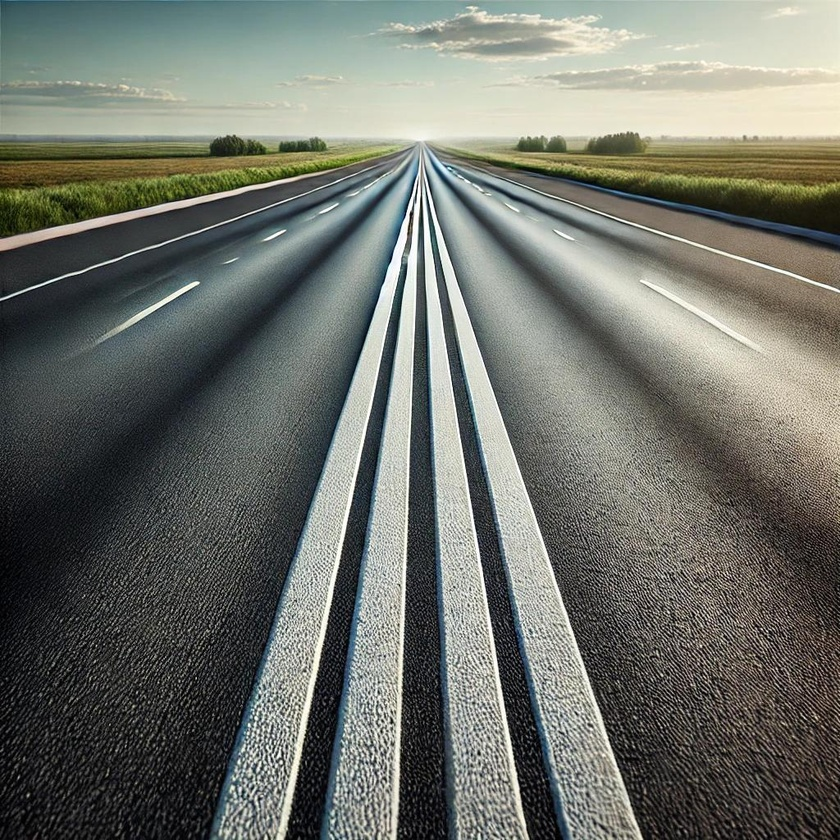
#> input picture LaneDetection/road_sample.jpg, 840 x 840 px, shrunk from 1024 x 1024 before the run
$ python lane_detection.py
#> lines starting #> are read from the running program, lines starting #| are printed output that depends on the picture; after the words box and inside, x2 and y2 are one past the last pixel; in counts of white or black regions, pixels touching at a corner belong together
import cv2
import numpy as np
import matplotlib.pyplot as plt

def load_image(file_path):
    # Load and return the original image
    image = cv2.imread(file_path)
    return image

def convert_to_grayscale(image):
    # Convert image to grayscale
    return cv2.cvtColor(image, cv2.COLOR_BGR2GRAY)

def apply_gaussian_blur(image):
    # Apply Gaussian Blur to reduce noise
    return cv2.GaussianBlur(image, (5, 5), 0)

def detect_edges(image):
    # Detect edges using Canny Edge Detection
    return cv2.Canny(image, 50, 150)

def define_region_of_interest(image):
    # Define a polygon mask for the lane area
    height, width = image.shape
    mask = np.zeros_like(image)

    # Define a triangular region for the lane area
    polygon = np.array([[
        (0, height),
        (width, height),
        (width // 2, height // 2)
    ]], np.int32)

    cv2.fillPoly(mask, polygon, 255)
    masked_image = cv2.bitwise_and(image, mask)
    return masked_image

def detect_lines(image):
    # Use Hough Transform to detect lines
    return cv2.HoughLinesP(
        image,
        rho=1,
        theta=np.pi / 180,
        threshold=50,
        minLineLength=100,
        maxLineGap=50
    )

def draw_lines(image, lines):
    # Draw lines on the image
    line_image = np.zeros_like(image)
    if lines is not None:
        for line in lines:
            x1, y1, x2, y2 = line[0]
            cv2.line(line_image, (x1, y1), (x2, y2), (255, 0, 0), 10)
    combined_image = cv2.addWeighted(image, 0.8, line_image, 1, 1)
    return combined_image

def lane_detection_pipeline(file_path):
    # Lane detection pipeline function
    image = load_image(file_path)
#> in load_image, image is the input picture: shape (840, 840, 3); mean B, G, R 106.8, 114.2, 111.3
    gray = convert_to_grayscale(image)
#> in convert_to_grayscale, `return cv2.cvtColor(image, cv2.COLOR_BGR2GRAY)`:
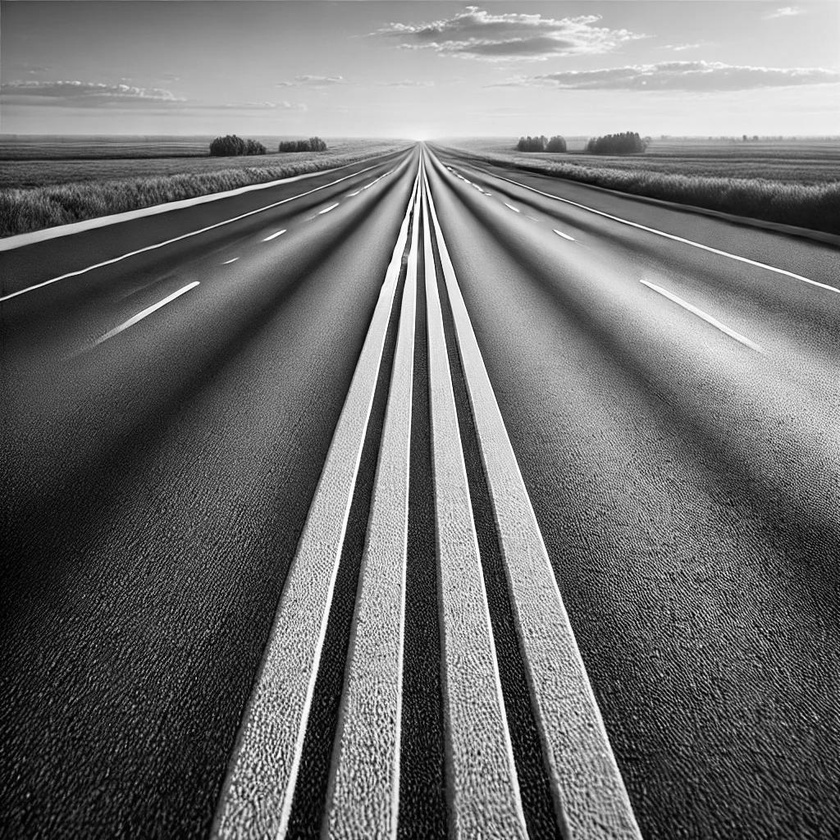
#> returned value: shape (840, 840); min 0, max 255, mean 112.5
    blur = apply_gaussian_blur(gray)
    edges = detect_edges(blur)
#> in detect_edges, `return cv2.Canny(image, 50, 150)`:
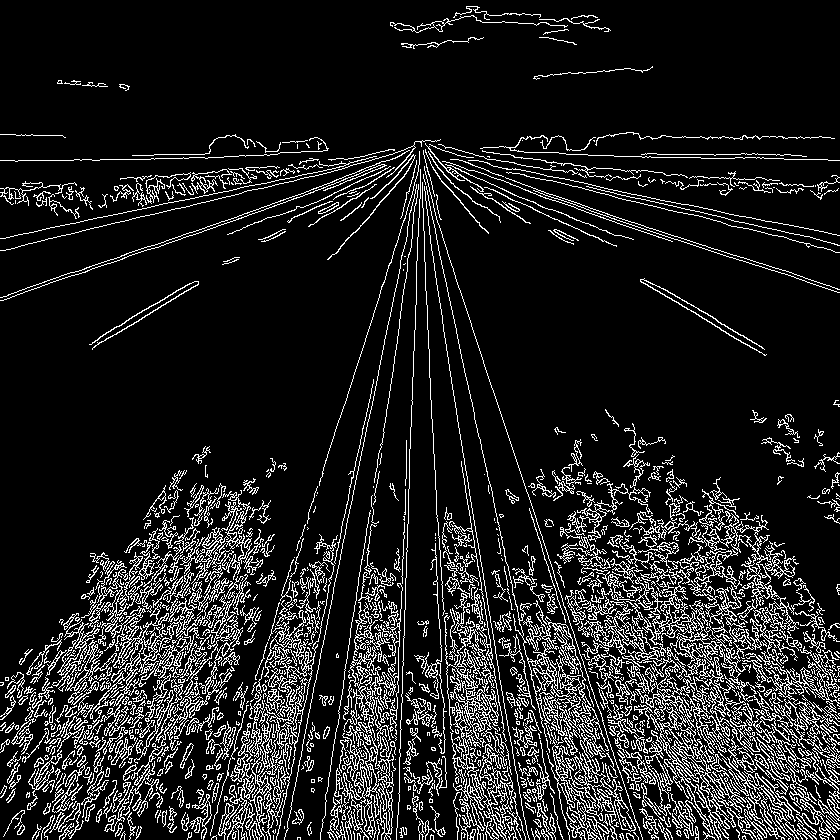
#> returned value: shape (840, 840); 12.6% white in thin lines or dots
    roi = define_region_of_interest(edges)
#> in define_region_of_interest, `cv2.fillPoly(mask, polygon, 255)`:
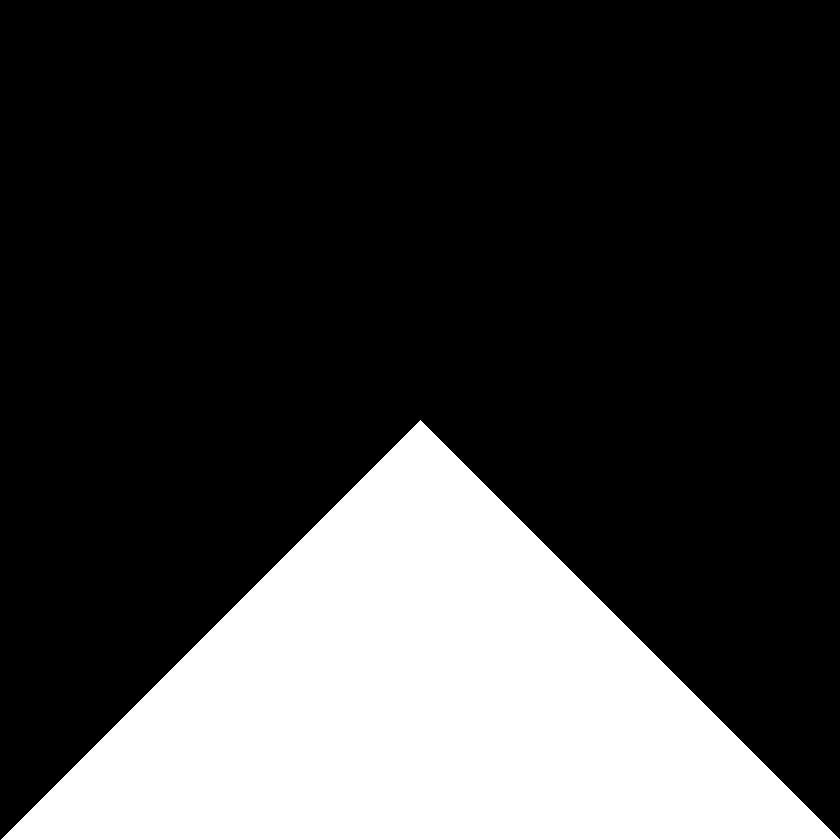
#> mask: shape (840, 840); 25% white; 1 white region, box (x1, y1, x2, y2) and area: (1, 420, 840, 840) 176400
#> in define_region_of_interest, `masked_image = cv2.bitwise_and(image, mask)`:
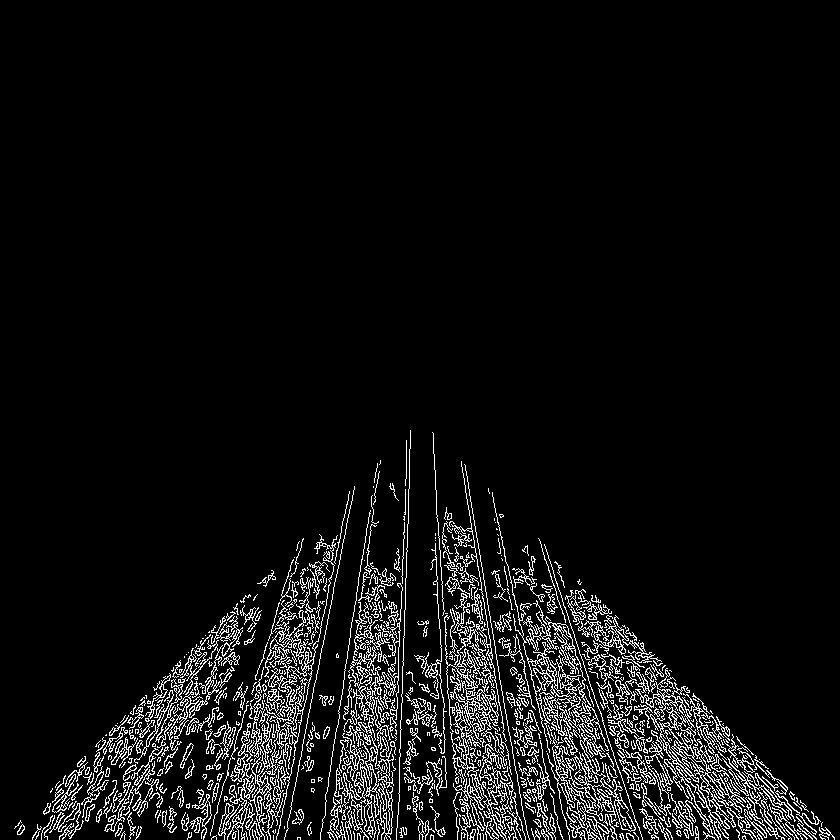
#> masked_image: shape (840, 840); 6.3% white in thin lines or dots, all inside (x1, y1, x2, y2) = (14, 430, 835, 840)
    lines = detect_lines(roi)
#> lines = 232 rows, first 6: [100, 748, 821, 824], [124, 717, 762, 762], [52, 801, 826, 828], [105, 735, 806, 809], [257, 594, 822, 822], [98, 749, 821, 825]
    lane_image = draw_lines(image, lines)
#> the loop in draw_lines, `for line in lines:` made 232 passes
#> after the loop in draw_lines, `for line in lines:`:
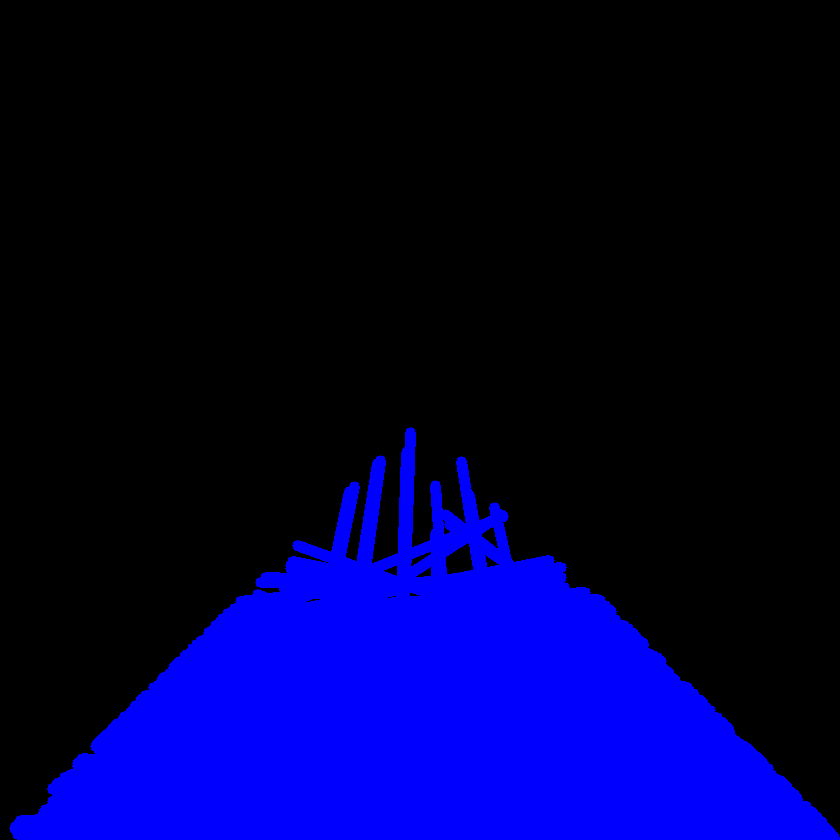
#> line_image: shape (840, 840, 3); mean of channels 0, 1, 2 60.5, 0, 0; drawn as B, G, R
#> in draw_lines, `combined_image = cv2.addWeighted(image, 0.8, line_image, 1, 1)`:
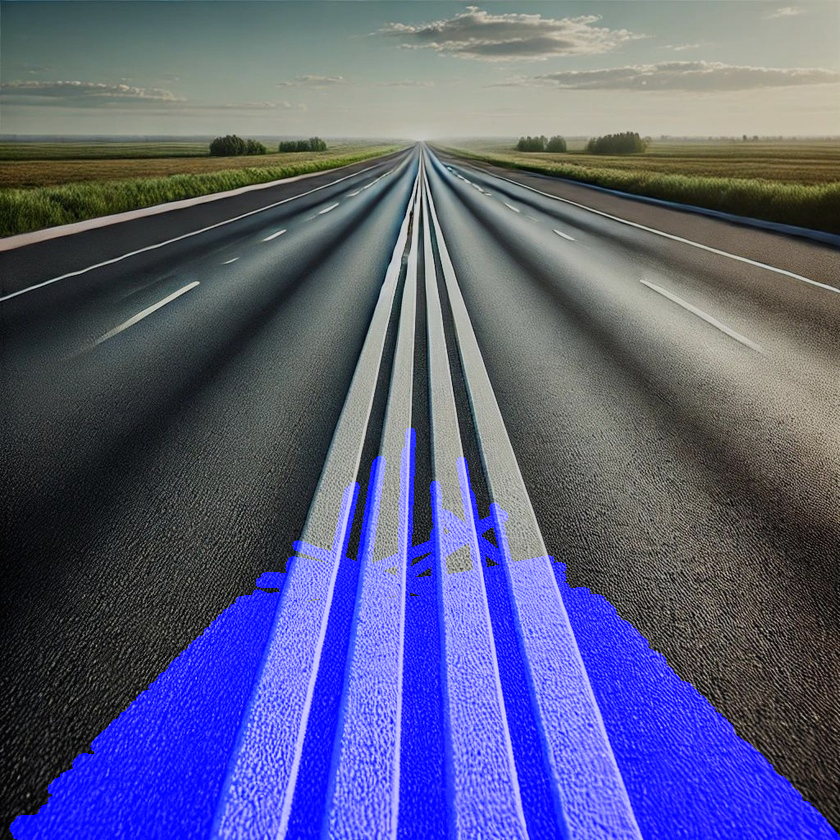
#> combined_image: shape (840, 840, 3); mean B, G, R 129, 92.4, 90

    # Show results
    plt.figure(figsize=(10, 8))
    plt.subplot(1, 2, 1)
    plt.imshow(cv2.cvtColor(image, cv2.COLOR_BGR2RGB))
    plt.title("Original Image")
    plt.axis("off")

    plt.subplot(1, 2, 2)
    plt.imshow(cv2.cvtColor(lane_image, cv2.COLOR_BGR2RGB))
    plt.title("Lane Detection")
    plt.axis("off")

    plt.show()
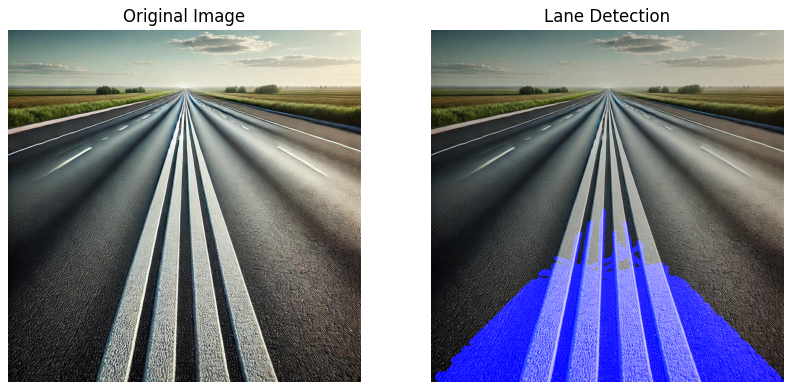
#> figure drawn by matplotlib, 2 panels

# Run the pipeline with the sample image
lane_detection_pipeline('road_sample.jpg')
